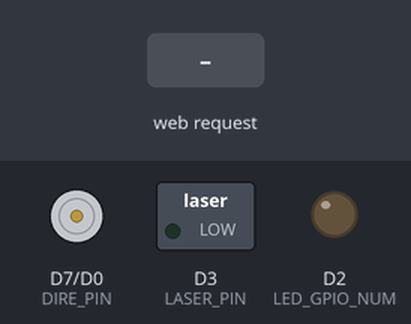
The sketch below on a simulated ESP8266 (NodeMCU). Parts: direction and speed pins drawn as motors (green arrow = direction pin HIGH = forward, orange = LOW = backward, longer = more drive), switched loads named in the sketch (green lamp = pin HIGH), output pins drawn as LEDs (lit = HIGH). Inputs (shaded band) come from the test bench. WiFi joins after 1.5 s; servers stay silent unless stated; what the sketch prints to the serial monitor is not drawn.

Above: at 4.2 s.
4.3 s: HTTP request GET /esp32/laser-on received
At 5.2 s:
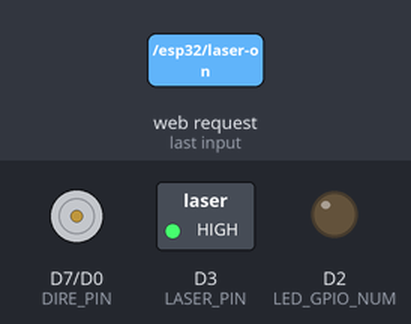
5.8 s: HTTP request GET /esp32/laser-off received
At 6.3 s:
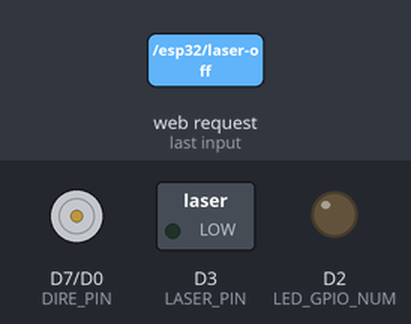
Timing chart, 0 to 8.8 s (numbered marks = the images above; inputs shaded):
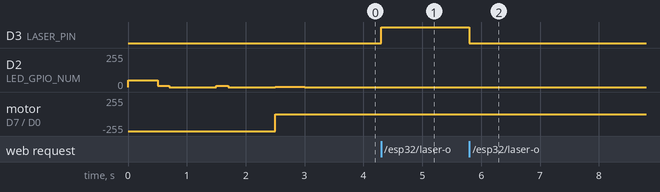

Measured:
- after the input at 4.3 s, D3 (LASER_PIN): LOW → HIGH at once
- after the input at 5.8 s, D3 (LASER_PIN): HIGH → LOW at once

The sketch:

sketch_may16a.ino
```cpp
#include <ESP8266WiFi.h>
#include <ESP8266WebServer.h>

// WiFi credentials
const char *ssid = "ssid_here";
const char *password = "password_here";

// Pin Definitions
#define LED_GPIO_NUM 4
#define STEP_PIN D6
#define DIRE_PIN D7
#define EN_PIN D0
#define LASER_PIN D3

// Delay between step HIGH and LOW
int STEP_DELAY = 500;

ESP8266WebServer server(80);

// Set PWM intensity (0–255)
void set_led_intensity(int intensity)
{
  intensity = constrain(intensity, 0, 255);
  analogWrite(LED_GPIO_NUM, intensity);
}

// Initialize GPIOs
void init_control_pins()
{
  pinMode(STEP_PIN, OUTPUT);
  pinMode(DIRE_PIN, OUTPUT);
  pinMode(LASER_PIN, OUTPUT);
  pinMode(EN_PIN, OUTPUT);
  pinMode(LED_GPIO_NUM, OUTPUT);

  digitalWrite(EN_PIN, HIGH); // Disable motor driver initially
  digitalWrite(STEP_PIN, LOW);
  digitalWrite(DIRE_PIN, LOW);
  digitalWrite(LASER_PIN, LOW);
}

// Route: /esp32/status
void handle_status()
{
  server.sendHeader("Access-Control-Allow-Origin", "*");
  server.send(200, "text/plain", "OK");
}

// Route: /esp32/laser-on
void handle_laser_on()
{
  digitalWrite(LASER_PIN, HIGH);
  server.sendHeader("Access-Control-Allow-Origin", "*");
  server.send(200, "text/plain", "Laser ON");
}

// Route: /esp32/laser-off
void handle_laser_off()
{
  digitalWrite(LASER_PIN, LOW);
  server.sendHeader("Access-Control-Allow-Origin", "*");
  server.send(200, "text/plain", "Laser OFF");
}

// Route: /esp32/step
void handle_step()
{
  digitalWrite(STEP_PIN, HIGH);
  delay(STEP_DELAY);
  digitalWrite(STEP_PIN, LOW);
  delay(STEP_DELAY);

  server.sendHeader("Access-Control-Allow-Origin", "*");
  server.send(200, "text/plain", "Step triggered");
}
// Route: /esp32/step360
void handle_step360()
{
  for (int i = 0; i < 200; i++)
  {
    digitalWrite(STEP_PIN, HIGH);
    delay(STEP_DELAY);
    Serial.println(i);
    digitalWrite(STEP_PIN, LOW);
    delay(STEP_DELAY);
  }

  server.sendHeader("Access-Control-Allow-Origin", "*");
  server.send(200, "text/plain", "Step triggered");
}

// Set routes
void setup_routes()
{
  server.on("/esp32/status", HTTP_GET, handle_status);
  server.on("/esp32/laser-on", HTTP_GET, handle_laser_on);
  server.on("/esp32/laser-off", HTTP_GET, handle_laser_off);
  server.on("/esp32/step", HTTP_GET, handle_step);
  server.on("/esp32/step360", HTTP_GET, handle_step360);
}

void setup()
{
  Serial.begin(115200);
  init_control_pins();

  set_led_intensity(50);
  delay(500);
  set_led_intensity(0);

  WiFi.begin(ssid, password);
  Serial.print("Connecting to WiFi...");
  while (WiFi.status() != WL_CONNECTED)
  {
    set_led_intensity(10);
    delay(200);
    set_led_intensity(0);
    delay(800);
    Serial.print(".");
  }
  Serial.println("\nConnected to WiFi!");
  Serial.println(WiFi.localIP());

  server.begin();
  setup_routes();

  digitalWrite(EN_PIN, LOW); // Enable stepper motor
  set_led_intensity(2);
  delay(500);
  set_led_intensity(0);
}

void loop()
{
  server.handleClient();
}
```
